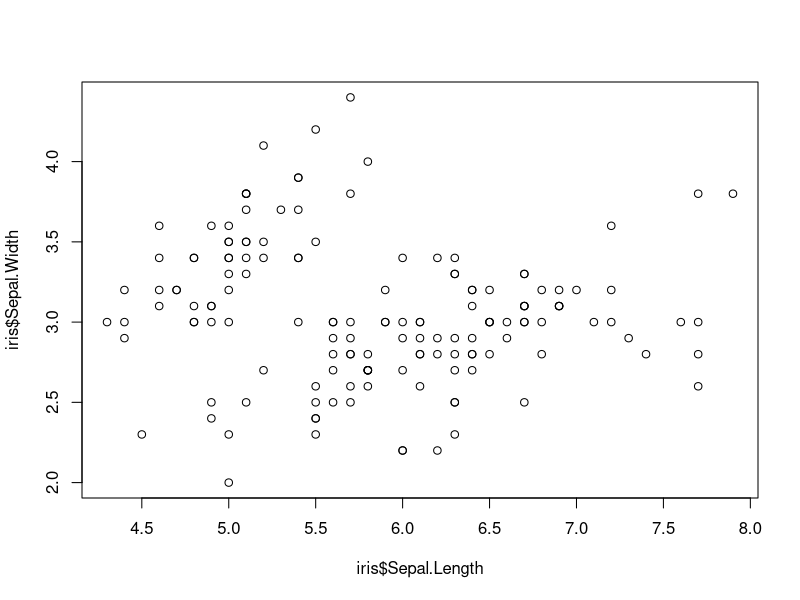
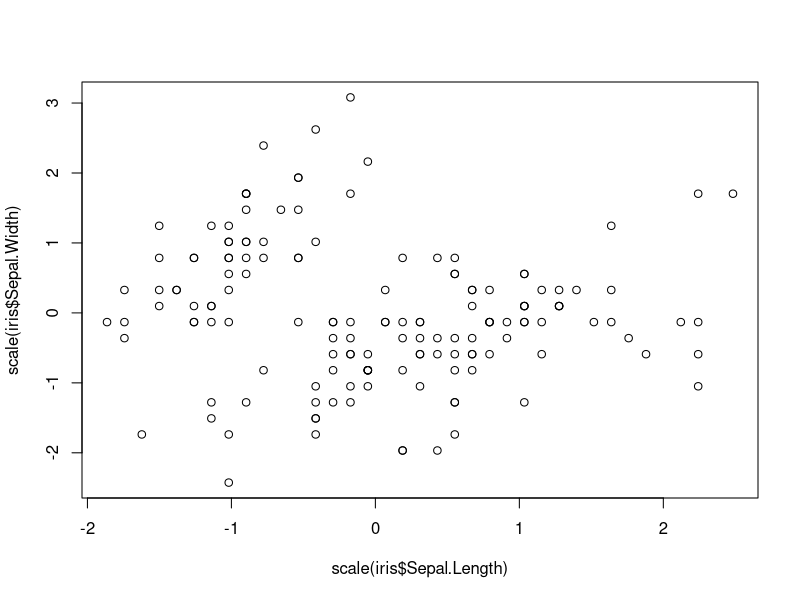
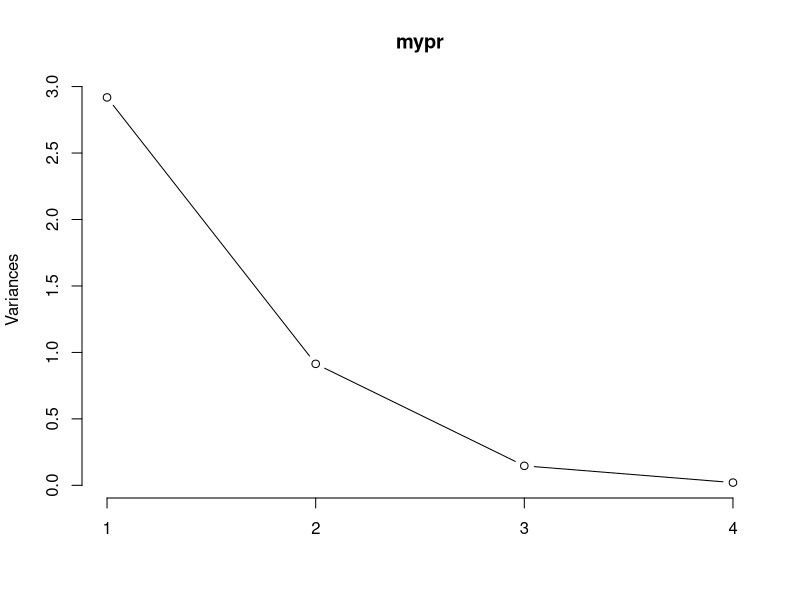
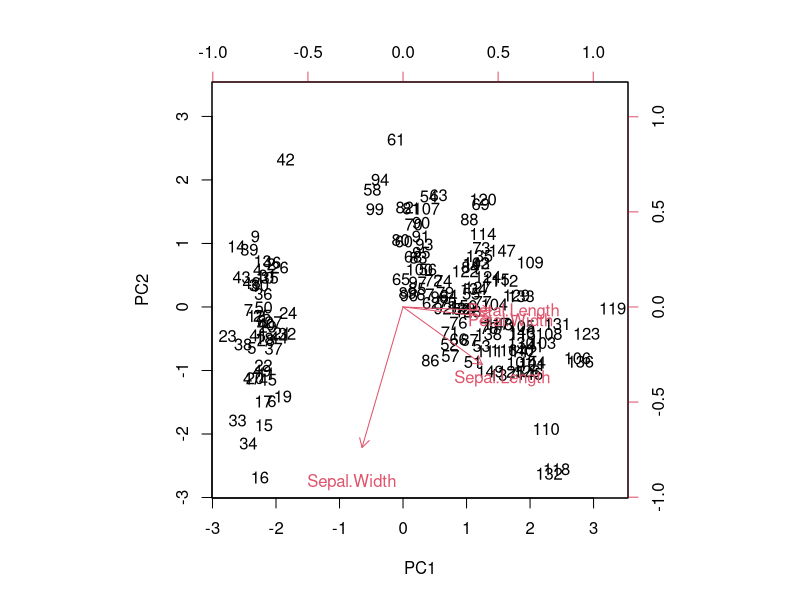

The R script that drew these images, in order:
data("iris")
head(iris)
summary(iris)
library()
"to find principal component"
mypr<-prcomp(iris[,-5],scale=T)
"to understand use of scale"
plot(iris$Sepal.Length,iris$Sepal.Width)
plot(scale(iris$Sepal.Length),scale(iris$Sepal.Width))
mypr
summary(mypr)
plot(mypr,type="l")
biplot(mypr,scale=0)

"extract pc scores"
str(mypr)
mypr$x
iris2<-cbind(iris,mypr$x[,1:2])
head(iris2)

cor(iris[,-5],iris2[,6:7])
"End of prog"
install.packages("pls")
library(pls)
names(iris)
pcmodel<-pcr(Sepal.Length~Species+Sepal.Width+Petal.Length+Petal.Width,ncomp=3,data=iris,scale=T)
iris$pred<-predict(pcmodel,iris,ncomp = 2)
head(iris)
